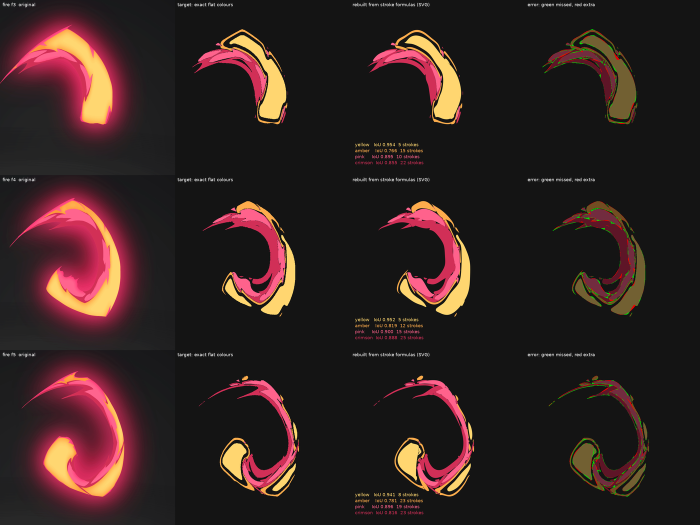
#> input picture lib-fx/research/bezier-shapes/compare_fire.png, 1400 x 1050 px (shown at 1/2 size)
$ python -i rebuild2.py   (imports and definitions only)
#> lines starting #> are read from the running program, lines starting #| are printed output that depends on the picture
"""v2 rebuild after review (2026-11-08): stacked layers + pen-tool pass + measured halo.

Review said: (1) shapes look like stroke pieces glued together, kinks where a curve should run smooth;
(2) the original sits on a soft halo in the effect's colour. Changes vs rebuild.py:
  - STACKING: layers are painted bottom -> top; each lower layer is fitted to its own region PLUS the part of the layers
    above it that lies within R px, so it runs underneath them as one big smooth shape (no seams, no dark cracks).
    Frost keeps the white blade separate (the thin dark line between blade and blue flame is part of the design).
  - PEN PASS (pen.py): each layer's union of formula strokes is redrawn as few smooth Bezier curves, corner to corner.
  - HALO: halo(d) = c_near*exp(-d/s_near) + c_far*exp(-d/s_far), d = distance to the silhouette (out/halo_fit.json).
"""
import json, sys
from pathlib import Path
import numpy as np
from PIL import Image
from scipy import ndimage as ndi
from masks import LAYERS, iou, family_masks, FAMILY
from polar import fit_centre, seam_angle
from rebuild import build_layer, render as render_strokes
from shapes import stroke_path
from bezier import sample_path, path_d, svg_doc
from pen import pen_paths, kinks_per_100px
import cv2

OUT = Path(__file__).parent / "out2"
ORDER = {"fire": ["yellow", "pink", "crimson"], "frost": ["deep", "mid", "cyan", "ice"]}
# One group per variant: every layer may run under the layers above it. (v2/v3 kept the frost blade apart to preserve a
# "dark line" between blade and blue flame; measuring that 2 px gap on f3-f5 gives 91,195,236 = a blend of the two
# colours, i.e. anti-aliasing, not a line. Keeping it made the frost look cracked.)
GROUP = {"fire": {"yellow": 0, "pink": 0, "crimson": 0}, "frost": {"deep": 0, "mid": 0, "cyan": 0, "ice": 0}}
BGCOL = np.array([24, 25, 28], float)
R_UNDER = 10

# [48 lines left out: functions full_targets, raster_paths, halo, layer_colour, not called in this run]

def main(frames):
    OUT.mkdir(exist_ok=True)
    hfit = json.loads((Path(__file__).parent / "out/halo_fit.json").read_text())
    gfit = json.loads((Path(__file__).parent / "out/edge_gradient_fit.json").read_text())
    rp = OUT / "report.json"
    report = json.loads(rp.read_text()) if rp.exists() else {}
    for v in VARIANTS:
        pal = {l: FAMILY[v][l][0] for l in FAMILY[v]}
        for f in frames:
            masks = family_masks(v, f)
            U = np.zeros((700, 700), bool)
            for m in masks.values():
                U |= m
            if U.sum() < 30:
                continue
            T = full_targets(v, masks)
            cx, cy, _ = fit_centre(U)
            seam = seam_angle(U, (cx, cy))
            order = ORDER[v]
            covers, svg, params = {}, [], {"centre": [cx, cy], "seam": seam, "layers": {}}
            for i, l in enumerate(order):
                above = np.zeros((700, 700), bool)
                for l2 in order[i + 1:]:
                    if GROUP[v][l2] == GROUP[v][l]:
                        above |= T[l2]
                tgt = T[l] | (above & ndi.binary_dilation(T[l], iterations=R_UNDER)) if T[l].any() else T[l]
                if tgt.sum() < 12:
                    continue
                shapes = build_layer(tgt, (cx, cy), seam, passes=4, min_area=6, min_gain=0.0008)
                rough = render_strokes(shapes, (cx, cy)) if shapes else np.zeros((700, 700), bool)
                # pen pass on a 2x raster of the strokes
                up = cv2.resize(rough.astype(np.uint8), (1400, 1400), interpolation=cv2.INTER_NEAREST).astype(bool)
                paths = pen_paths(up, ss=2, min_area=8, sigma=2.5, k=4, corner_deg=150)
                covers[l] = raster_paths(paths)
                params["layers"][l] = dict(strokes=shapes, anchors=sum(len(p) for p in paths))
                col = "#%02x%02x%02x" % tuple(pal[l])
                svg.append(f'<path fill="{col}" fill-rule="evenodd" d="{" ".join(path_d(p) for p in paths)}"/>')
            # composite: background + halo, then layers bottom -> top with their inner edge gradient
            img = BGCOL + halo(covers, hfit[v])
            vis, claimed = {}, np.zeros((700, 700))
            for l in reversed(order):  # visible part = own cover minus what is painted above
                if l in covers:
                    vis[l] = (covers[l] >= 0.5) & (claimed < 0.5)
                    claimed = np.maximum(claimed, covers[l])
            for l in order:
                if l in covers:
                    a = covers[l][..., None]
                    v2 = cv2.resize(vis[l].astype(np.uint8), (1400, 1400), interpolation=cv2.INTER_LINEAR).astype(bool)
                    img = img * (1 - a) + layer_colour(v2, pal[l], gfit[f"{v}/{l}"]) * a
            img = np.clip(img, 0, 255).astype(np.uint8)
            Image.fromarray(img).save(OUT / f"{v}_{f:02d}.png")
            # flat (no halo) version for shape-only review
            flat = np.zeros((700, 700, 3)) + 20
            for l in order:
                if l in covers:
                    a = covers[l][..., None]
                    flat = flat * (1 - a) + np.array(pal[l], float) * a
            Image.fromarray(flat.astype(np.uint8)).save(OUT / f"{v}_{f:02d}_flat.png")
            (OUT / f"{v}_{f:02d}.svg").write_text(svg_doc(700, 700, "".join(svg), "#141414"))
            (OUT / f"params_{v}_{f:02d}.json").write_text(json.dumps(params))
            for l in FAMILY[v]:
                if l not in vis:
                    continue
                report[f"{v}_{f:02d}_{l}"] = dict(iou_full=round(iou(vis[l], T[l]), 3), iou_exact=round(iou(vis[l], masks[l]), 3),
                    anchors=params["layers"][l]["anchors"], strokes=len(params["layers"][l]["strokes"]),
                    kinks_v2=round(kinks_per_100px(vis[l]), 2), kinks_target=round(kinks_per_100px(T[l]), 2))
                print(f"{v}_{f:02d}_{l}", report[f"{v}_{f:02d}_{l}"], flush=True)
    rp.write_text(json.dumps(dict(sorted(report.items())), indent=1))

# [1 line that did not run here, left out]

# [4 lines not run here, left out]

>>> import cv2
>>> picture = cv2.imread('compare_fire.png', cv2.IMREAD_GRAYSCALE)
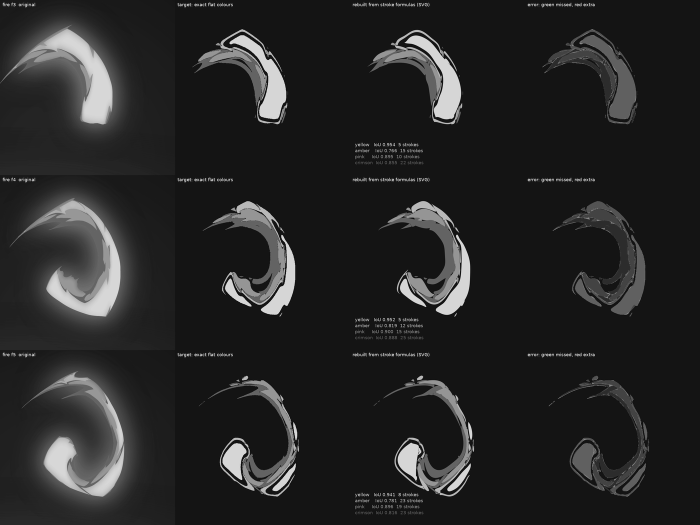
#> picture: shape (1050, 1400) (shown at 1/2 size); min 0, max 255, mean 38.7
#> (the run stopped early here; a loop or call above may not have finished)
